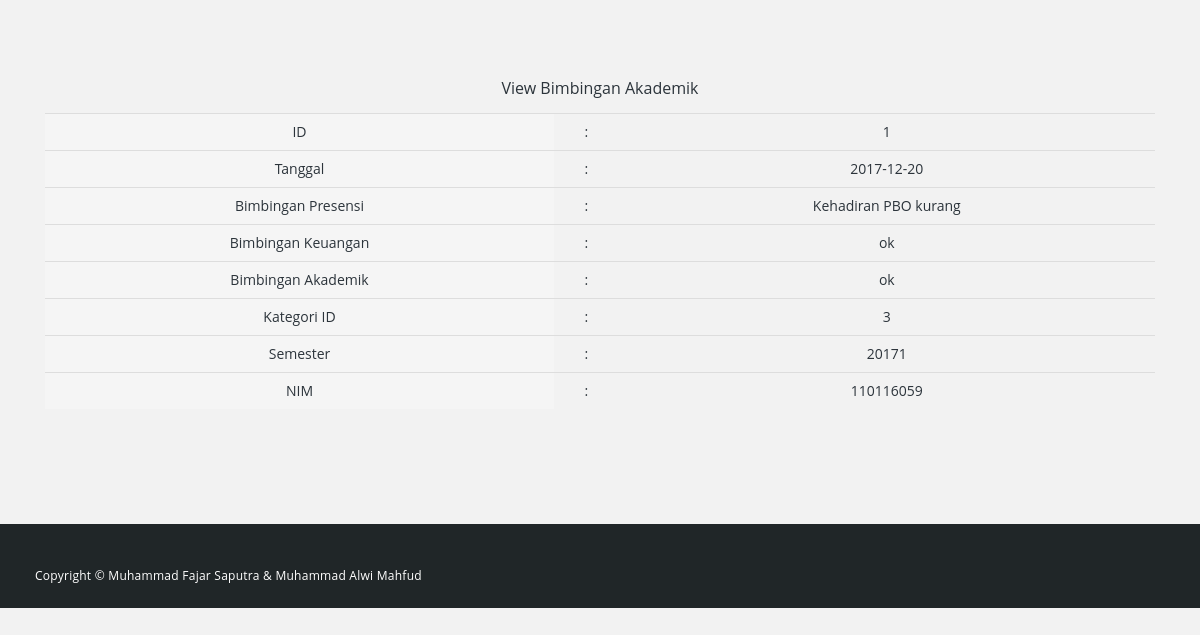
The app's page /view_bimbingan.php?id=1 with its own data.
### tables this page shows
CREATE TABLE `bimbingan_akademik` (
  `id` int(11) NOT NULL,
  `tanggal` date DEFAULT NULL,
  `bimbingan_presensi` text,
  `bimbingan_keuangan` text,
  `bimbingan_akademik` text,
  `kategori_id` int(11) NOT NULL,
  `semester` int(11) DEFAULT NULL,
  `nim` varchar(10) NOT NULL
);

### db/dbkoneksi.php (called while the page is built)
<?php
    class DBKoneksi{
        private $dbhost = 'localhost';
        private $dbuser = 'root';
        private $dbpass = 'bl@ck_ole27';
        private $dbname = 'tugasAkhir';
        private $opsi = [
            PDO::ATTR_ERRMODE => PDO::ERRMODE_EXCEPTION,
            PDO::ATTR_DEFAULT_FETCH_MODE => PDO::FETCH_ASSOC,
        ];
        private $koneksi = null;
        public function __construct()
        {
            $dsn = "mysql:host=".$this->dbhost.";dbname=".$this->dbname;
            try{
                $this->koneksi = new PDO($dsn,
                    $this->dbuser,$this->dbpass,
                    $this->opsi);
            }catch(PDOException $e){
                echo $e->getMessage();
            }
        }
        public function getKoneksi()
        {
            return $this->koneksi;
        }
    }
?>

### db/DAO.php (called while the page is built, shortened)
<?php
require_once "dbkoneksi.php";
class DAO
{
    protected $tableName = "";
    protected $koneksi = null ;
    public function __construct($nama_table)
    {
        $this->tableName= $nama_table;
        $database = new DBKoneksi();
        $this->koneksi = $database->getKoneksi();
    }
    public function findByID($pk){
        $sql = "SELECT * FROM " . $this->tableName . " WHERE id=?";
        $ps = $this->koneksi->prepare($sql);
        $ps->execute([$pk]);
        return $ps->fetch();
    }
}

### view_bimbingan.php (the view, shortened to what this page needs)
<?php
    include_once 'top.php';
    $objKegiatan = new bimbingan_akademik();
    $_id = $_GET['id'];
    $data = $objKegiatan->findByID($_id);
?>
<div id="portfolio" class="page-section">
      <div class="content-wrapper">
          <div class="inner-container container">
              <div class="row">
                  <div class="col-md-12">
                      <div class="section-heading">
                <h3 class="panel-title">View Bimbingan Akademik</h3>
            </div>
            <div class="panel-body">
                <table class="table">
                <tr>
                <td class="active">ID</td><td>:</td><td><?php echo
                $data['id']?></td>
                </tr>
                <tr>
                <td class="active">Tanggal</td><td>:</td><td><?php echo
                $data['tanggal']?></td>
                </tr>
                <tr>
                <td class="active">Bimbingan Presensi</td><td>:</td><td><?php echo
                $data['bimbingan_presensi']?></td>
                </tr>
                <tr>
                <td class="active">Bimbingan Keuangan</td><td>:</td><td><?php echo
                $data['bimbingan_keuangan']?></td>
                </tr>
                <tr>
                <td class="active">Bimbingan Akademik</td><td>:</td><td><?php echo
                $data['bimbingan_akademik']?></td>
                </tr>
                <tr>
                <td class="active">Kategori ID</td><td>:</td><td><?php echo
                $data['kategori_id']?></td>
                </tr>
                <tr>
                <td class="active">Semester</td><td>:</td><td><?php echo
                $data['semester']?></td>
                </tr>
                <tr>
                <td class="active">NIM</td><td>:</td><td><?php echo
                $data['nim']?></td>
                </tr>
                </table>
            </div>
        </div>
    </div>
</div>
</div>
</div>
<?php
    include_once 'bottom.php';
?>

### css/hero-slider.css (style rules this page uses)
*, *::after, *::before { -webkit-box-sizing: border-box; -moz-box-sizing: border-box; box-sizing: border-box; }
html { font-size: 62.5%; }

### css/tooplate-style.css (style rules this page uses)
* { margin: 0; padding: 0; font-family: 'Open Sans', arial, sans-serif; }
.page-section { padding: 80px 0; }
#portfolio { text-align: center; }

### records on screen
bimbingan_akademik: id "1", tanggal "2017-12-20", bimbingan_presensi "Kehadiran PBO kurang", bimbingan_keuangan "ok", bimbingan_akademik "ok", kategori "3", semester "20171", nim "110116059"
